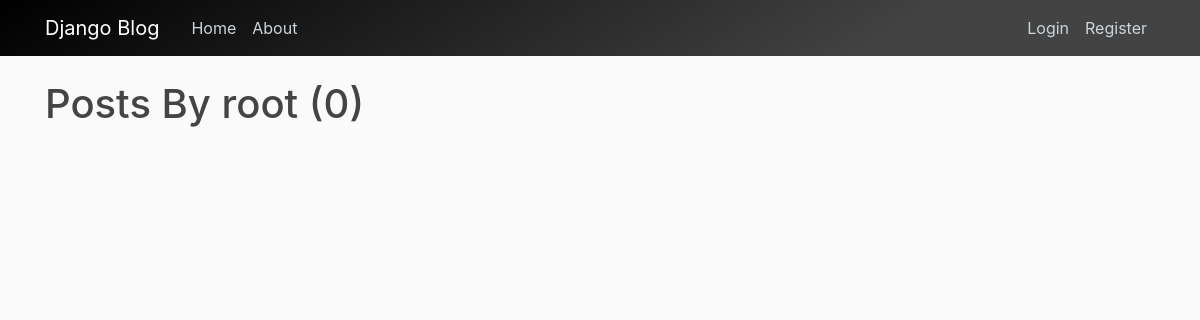
Page /user/root/ on the earlier database version.
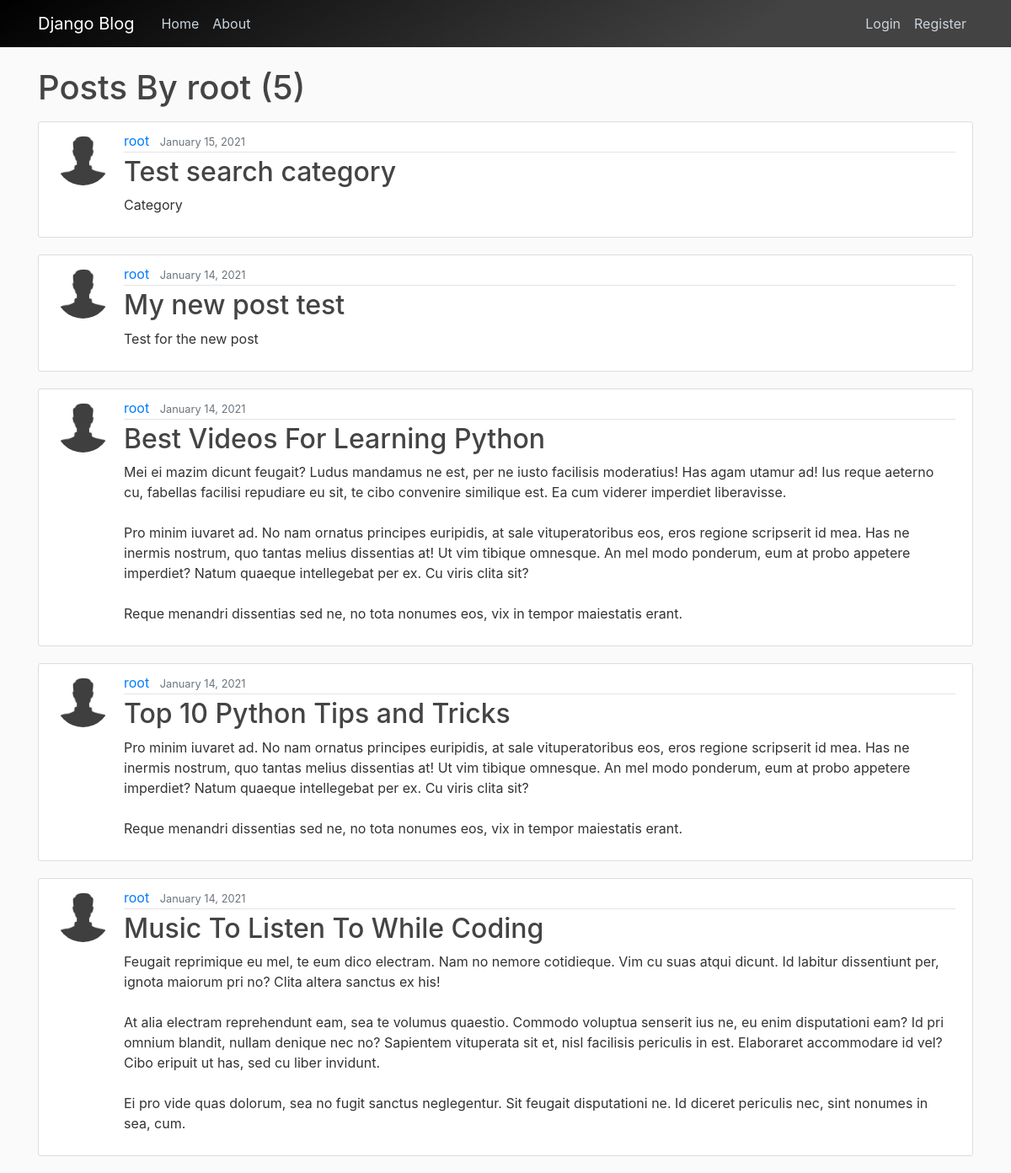
Same page on the later database version.
### blog/models.py (models this page shows, shortened)
class Post(models.Model):
    author = models.ForeignKey(
        settings.AUTH_USER_MODEL, on_delete=models.CASCADE)
    title = models.CharField(max_length=100)
    content = models.TextField()
    liked = models.ManyToManyField(
        settings.AUTH_USER_MODEL, blank=True, related_name='liked')
    date_posted = models.DateTimeField(default=timezone.now)
    category = models.CharField(max_length=100, default='uncategorized')
    objects = PostManager()
    class Meta:
        ordering = ('-date_posted', )

### users/models.py (models this page shows, shortened)
class Profile(models.Model):
    user = models.OneToOneField(User, on_delete=models.CASCADE)
    image = models.ImageField(default='default.jpg', upload_to='profile_pics')

### blog/views.py (the view)
# urls.py: path('user/<str:username>/', UserPostListView.as_view(), name='user_posts'),
class UserPostListView(ListView):
    model = Post
    template_name = 'blog/user_posts.html'
    context_object_name = 'posts'
    paginate_by = 5
    def get_queryset(self):
        user = get_object_or_404(User, username=self.kwargs.get('username'))
        return Post.objects.filter(author=user).order_by('-date_posted')

### blog/templates/blog/user_posts.html (shortened to what this page needs)
{% extends "blog/base.html" %}
{% block content %}
    <h1 class="mb-3">Posts By {{view.kwargs.username}} ({{ page_obj.paginator.count }})</h1>
    {% for post in posts %}
        <article class="media content-section">
          <img class="rounded-circle article-img" src="{{ post.author.profile.image.url }}">
          <div class="media-body">
            <div class="article-metadata">
              <a class="mr-2" href="{% url 'user_posts' post.author.username %}">{{ post.author }}</a>
              <small class="text-muted">{{ post.date_posted|date:"F d, Y" }}</small>
            </div>
          <h2><a class="article-title" href="{% url 'post_detail' post.pk %}">{{ post.title }}</a></h2>
            <p class="article-content">{{ post.content }}</p>
          </div>
        </article>
    {% endfor %}
{% endblock content %}

### blog/templates/blog/base.html (shortened to what this page needs)
{% load static %}
<!DOCTYPE html>
<html>
<head>
  <link rel="stylesheet" href="https://maxcdn.bootstrapcdn.com/bootstrap/4.0.0/css/bootstrap.min.css"
>
  <link rel="stylesheet" href="https://use.fontawesome.com/releases/v5.6.3/css/all.css"
>
  <link rel="stylesheet" href="//cdn.jsdelivr.net/npm/medium-editor@latest/dist/css/medium-editor.min.css"
    type="text/css" media="screen" charset="utf-8">
  <link rel="stylesheet" type="text/css" href="{% static 'css/main.css' %}">
</head>
<body>
  <header class="site-header">
    <nav class="navbar navbar-expand-md navbar-dark bg-steel fixed-top">
      <div class="container">
        <a class="navbar-brand mr-4" href="{% url 'index' %}">Django Blog</a>
        <div class="collapse navbar-collapse" id="navbarToggle">
          <div class="navbar-nav mr-auto">
            <a class="nav-item nav-link" href="{% url 'index' %}">Home</a>
            <a class="nav-item nav-link" href="{% url 'about' %}">About</a>
          </div>
          <div class="navbar-nav">
            {% if user.is_authenticated %}
            <a class="nav-item nav-link" href="{% url 'post_create' %}">New Post</a>
              {% if user.is_staff %}
              <a class="nav-item nav-link" href="{% url 'add_category' %}">New Category</a>
              {% endif %}
            <a class="nav-item nav-link" href="{% url 'profile' %}">Profile</a>
            <a class="nav-item nav-link" href="{% url 'logout' %}">Logout</a>
            {% else %}
            <a class="nav-item nav-link" href="{% url 'login' %}">Login</a>
            <a class="nav-item nav-link" href="{% url 'register' %}">Register</a>
            {% endif %}
          </div>
        </div>
      </div>
    </nav>
  </header>
  <main role="main" class="container">
    <div class="row">
      <div class="col-md-12">
        {% block content %}{% endblock %}
      </div>
    </div>
  </main>
</body>
</html>

### web/static/css/main.css (style rules this page uses)
body { background: #fafafa; color: #333333; margin-top: 5rem; }
h1, h2, h3, h4, h5, h6 { color: #444444; }
.bg-steel { background-color: #000000; background-image: linear-gradient(147deg, #000000 0%, #434343 74%); }
.site-header .navbar-nav .nav-link { color: #cbd5db; }
.content-section { background: #ffffff; padding: 10px 20px; border: 1px solid #dddddd; border-radius: 3px; margin-bottom: 20px; }
.article-title { color: #444444; }
.article-content { white-space: pre-line; }
.article-img { height: 65px; width: 65px; margin-right: 16px; }
.article-metadata { padding-bottom: 1px; margin-bottom: 4px; border-bottom: 1px solid #e3e3e3 }

Differences in the rows shown:
added Post: author.profile.image (placeholder picture), author "root", date_posted "January 15, 2021", title "Test search category", content "Category"
added Post: author.profile.image (placeholder picture), author "root", date_posted "January 14, 2021", title "My new post test", content "Test for the new post"
now on this page (row edited): Post: author.profile.image (placeholder picture), author "root", date_posted "January 14, 2021", title "Best Videos For Learning Python", content "Mei ei mazim dicunt feugait? Ludus mandamus ne est, per ne iusto facilisis moderatius! Has agam utamur ad! Ius reque aeterno cu, fabellas facilisi repudiare eu sit, te cibo convenire similique est. Ea cum viderer imperdiet liberavisse. Pro minim iuvaret ad. No nam ornatus principes euripidis, at sale vituperatoribus eos, eros regione scripserit id mea. Has ne inermis nostrum, quo tantas melius dissentias at! Ut vim tibique omnesque. An mel modo ponderum, eum at probo appetere imperdiet? Natum quaeque intellegebat per ex. Cu viris clita sit? Reque menandri dissentias sed ne, no tota nonumes eos, vix in tempor maiestatis erant."
now on this page (row edited): Post: author.profile.image (placeholder picture), author "root", date_posted "January 14, 2021", title "Top 10 Python Tips and Tricks", content "Pro minim iuvaret ad. No nam ornatus principes euripidis, at sale vituperatoribus eos, eros regione scripserit id mea. Has ne inermis nostrum, quo tantas melius dissentias at! Ut vim tibique omnesque. An mel modo ponderum, eum at probo appetere imperdiet? Natum quaeque intellegebat per ex. Cu viris clita sit? Reque menandri dissentias sed ne, no tota nonumes eos, vix in tempor maiestatis erant."
now on this page (row edited): Post: author.profile.image (placeholder picture), author "root", date_posted "January 14, 2021", title "Music To Listen To While Coding", content "Feugait reprimique eu mel, te eum dico electram. Nam no nemore cotidieque. Vim cu suas atqui dicunt. Id labitur dissentiunt per, ignota maiorum pri no? Clita altera sanctus ex his! At alia electram reprehendunt eam, sea te volumus quaestio. Commodo voluptua senserit ius ne, eu enim disputationi eam? Id pri omnium blandit, nullam denique nec no? Sapientem vituperata sit et, nisl facilisis periculis in est. Elaboraret accommodare id vel? Cibo eripuit ut has, sed cu liber invidunt. Ei pro vide quas dolorum, sea no fugit sanctus neglegentur. Sit feugait disputationi ne. Id diceret periculis nec, sint nonumes in sea, cum."
Other differences:
{{ page_obj.paginator.count }}: "0" → "5"
